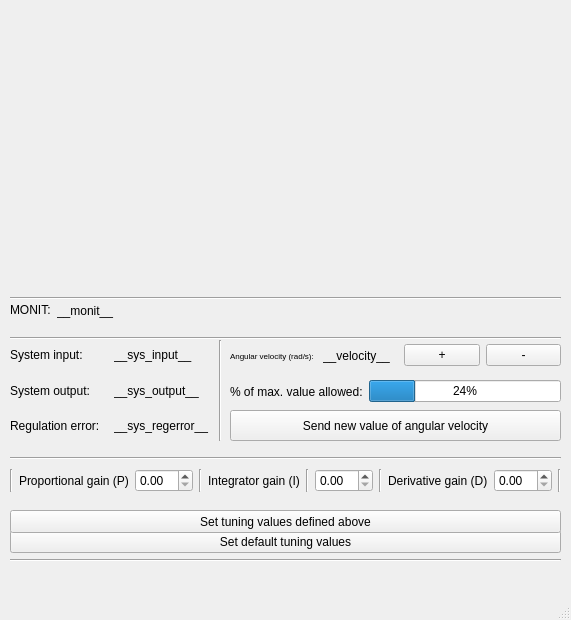
<?xml version="1.0" encoding="UTF-8"?>
<ui version="4.0">
 <class>MainWindow</class>
 <widget class="QMainWindow" name="MainWindow">
  <property name="geometry">
   <rect>
    <x>0</x>
    <y>0</y>
    <width>571</width>
    <height>620</height>
   </rect>
  </property>
  <property name="sizePolicy">
   <sizepolicy hsizetype="MinimumExpanding" vsizetype="MinimumExpanding">
    <horstretch>0</horstretch>
    <verstretch>0</verstretch>
   </sizepolicy>
  </property>
  <property name="windowTitle">
   <string>MPS Lab - Motor control and control data visualisation app</string>
  </property>
  <widget class="QWidget" name="centralwidget">
   <property name="sizePolicy">
    <sizepolicy hsizetype="MinimumExpanding" vsizetype="MinimumExpanding">
     <horstretch>0</horstretch>
     <verstretch>0</verstretch>
    </sizepolicy>
   </property>
   <widget class="QWidget" name="gridLayoutWidget">
    <property name="geometry">
     <rect>
      <x>10</x>
      <y>340</y>
      <width>201</width>
      <height>101</height>
     </rect>
    </property>
    <layout class="QGridLayout" name="reg_quality">
     <item row="2" column="0">
      <widget class="QLabel" name="label_sys_in">
       <property name="text">
        <string>System input:</string>
       </property>
      </widget>
     </item>
     <item row="2" column="1">
      <widget class="QLabel" name="var_sysin">
       <property name="text">
        <string>__sys_input__</string>
       </property>
      </widget>
     </item>
     <item row="3" column="0">
      <widget class="QLabel" name="label_sys_out">
       <property name="text">
        <string>System output:</string>
       </property>
      </widget>
     </item>
     <item row="3" column="1">
      <widget class="QLabel" name="var_sysout">
       <property name="text">
        <string>__sys_output__</string>
       </property>
      </widget>
     </item>
     <item row="4" column="1">
      <widget class="QLabel" name="var_regerror">
       <property name="text">
        <string>__sys_regerror__</string>
       </property>
      </widget>
     </item>
     <item row="4" column="0">
      <widget class="QLabel" name="label_reg_error">
       <property name="text">
        <string>Regulation error:</string>
       </property>
      </widget>
     </item>
    </layout>
   </widget>
   <widget class="QWidget" name="gridLayoutWidget_2">
    <property name="geometry">
     <rect>
      <x>10</x>
      <y>460</y>
      <width>551</width>
      <height>41</height>
     </rect>
    </property>
    <layout class="QGridLayout" name="tuning">
     <item row="0" column="0">
      <widget class="Line" name="line_13">
       <property name="orientation">
        <enum>Qt::Vertical</enum>
       </property>
      </widget>
     </item>
     <item row="0" column="2">
      <widget class="QDoubleSpinBox" name="var_spinbox_P"/>
     </item>
     <item row="0" column="6">
      <widget class="QDoubleSpinBox" name="var_spinbox_I"/>
     </item>
     <item row="0" column="3">
      <widget class="Line" name="line_10">
       <property name="orientation">
        <enum>Qt::Vertical</enum>
       </property>
      </widget>
     </item>
     <item row="0" column="8">
      <widget class="QLabel" name="label_D">
       <property name="text">
        <string>Derivative gain (D)</string>
       </property>
      </widget>
     </item>
     <item row="0" column="1">
      <widget class="QLabel" name="label_P">
       <property name="text">
        <string>Proportional gain (P)</string>
       </property>
      </widget>
     </item>
     <item row="0" column="4">
      <widget class="QLabel" name="label_I">
       <property name="text">
        <string>Integrator gain (I)</string>
       </property>
      </widget>
     </item>
     <item row="0" column="9">
      <widget class="QDoubleSpinBox" name="var_spinbox_D"/>
     </item>
     <item row="0" column="7">
      <widget class="Line" name="line_12">
       <property name="orientation">
        <enum>Qt::Vertical</enum>
       </property>
      </widget>
     </item>
     <item row="0" column="5">
      <widget class="Line" name="line_11">
       <property name="orientation">
        <enum>Qt::Vertical</enum>
       </property>
      </widget>
     </item>
     <item row="0" column="10">
      <widget class="Line" name="line_14">
       <property name="orientation">
        <enum>Qt::Vertical</enum>
       </property>
      </widget>
     </item>
    </layout>
   </widget>
   <widget class="QPushButton" name="button_send_default_tuning">
    <property name="geometry">
     <rect>
      <x>10</x>
      <y>530</y>
      <width>551</width>
      <height>23</height>
     </rect>
    </property>
    <property name="text">
     <string>Set default tuning values</string>
    </property>
   </widget>
   <widget class="QPushButton" name="button_send_custom_tuning">
    <property name="geometry">
     <rect>
      <x>10</x>
      <y>510</y>
      <width>551</width>
      <height>23</height>
     </rect>
    </property>
    <property name="text">
     <string>Set tuning values defined above</string>
    </property>
   </widget>
   <widget class="QPushButton" name="button_send_velocity_update">
    <property name="geometry">
     <rect>
      <x>230</x>
      <y>410</y>
      <width>331</width>
      <height>31</height>
     </rect>
    </property>
    <property name="text">
     <string>Send new value of angular velocity</string>
    </property>
   </widget>
   <widget class="Line" name="line_2">
    <property name="geometry">
     <rect>
      <x>10</x>
      <y>450</y>
      <width>551</width>
      <height>16</height>
     </rect>
    </property>
    <property name="orientation">
     <enum>Qt::Horizontal</enum>
    </property>
   </widget>
   <widget class="Line" name="line_5">
    <property name="geometry">
     <rect>
      <x>210</x>
      <y>340</y>
      <width>20</width>
      <height>101</height>
     </rect>
    </property>
    <property name="orientation">
     <enum>Qt::Vertical</enum>
    </property>
   </widget>
   <widget class="Line" name="line_6">
    <property name="geometry">
     <rect>
      <x>10</x>
      <y>330</y>
      <width>551</width>
      <height>16</height>
     </rect>
    </property>
    <property name="orientation">
     <enum>Qt::Horizontal</enum>
    </property>
   </widget>
   <widget class="Line" name="line_9">
    <property name="geometry">
     <rect>
      <x>10</x>
      <y>550</y>
      <width>551</width>
      <height>20</height>
     </rect>
    </property>
    <property name="orientation">
     <enum>Qt::Horizontal</enum>
    </property>
   </widget>
   <widget class="QWidget" name="horizontalLayoutWidget">
    <property name="geometry">
     <rect>
      <x>230</x>
      <y>340</y>
      <width>331</width>
      <height>31</height>
     </rect>
    </property>
    <layout class="QHBoxLayout" name="velocity_adjustment">
     <item>
      <widget class="QLabel" name="label_velocity">
       <property name="font">
        <font>
         <pointsize>6</pointsize>
        </font>
       </property>
       <property name="text">
        <string>Angular velocity (rad/s): </string>
       </property>
      </widget>
     </item>
     <item>
      <widget class="QLabel" name="var_velocity">
       <property name="text">
        <string>__velocity__</string>
       </property>
      </widget>
     </item>
     <item>
      <widget class="QPushButton" name="button_velocity_plus">
       <property name="sizePolicy">
        <sizepolicy hsizetype="Ignored" vsizetype="Fixed">
         <horstretch>0</horstretch>
         <verstretch>0</verstretch>
        </sizepolicy>
       </property>
       <property name="text">
        <string>+</string>
       </property>
      </widget>
     </item>
     <item>
      <widget class="QPushButton" name="button_velocity_minus">
       <property name="sizePolicy">
        <sizepolicy hsizetype="Ignored" vsizetype="Fixed">
         <horstretch>0</horstretch>
         <verstretch>0</verstretch>
        </sizepolicy>
       </property>
       <property name="text">
        <string>-</string>
       </property>
      </widget>
     </item>
    </layout>
   </widget>
   <widget class="QWidget" name="horizontalLayoutWidget_2">
    <property name="geometry">
     <rect>
      <x>230</x>
      <y>380</y>
      <width>331</width>
      <height>23</height>
     </rect>
    </property>
    <layout class="QHBoxLayout" name="velocity_range_monit">
     <item>
      <widget class="QLabel" name="label_percentage_bar">
       <property name="text">
        <string>% of max. value allowed:</string>
       </property>
      </widget>
     </item>
     <item>
      <widget class="QProgressBar" name="var_progressbar">
       <property name="sizePolicy">
        <sizepolicy hsizetype="Expanding" vsizetype="Fixed">
         <horstretch>0</horstretch>
         <verstretch>0</verstretch>
        </sizepolicy>
       </property>
       <property name="value">
        <number>24</number>
       </property>
       <property name="alignment">
        <set>Qt::AlignRight|Qt::AlignTrailing|Qt::AlignVCenter</set>
       </property>
       <property name="textVisible">
        <bool>true</bool>
       </property>
      </widget>
     </item>
    </layout>
   </widget>
   <widget class="QWidget" name="horizontalLayoutWidget_3">
    <property name="geometry">
     <rect>
      <x>10</x>
      <y>300</y>
      <width>551</width>
      <height>21</height>
     </rect>
    </property>
    <layout class="QHBoxLayout" name="operation_state">
     <item>
      <widget class="QLabel" name="label_monit">
       <property name="sizePolicy">
        <sizepolicy hsizetype="Fixed" vsizetype="Fixed">
         <horstretch>0</horstretch>
         <verstretch>0</verstretch>
        </sizepolicy>
       </property>
       <property name="layoutDirection">
        <enum>Qt::LeftToRight</enum>
       </property>
       <property name="text">
        <string>MONIT:</string>
       </property>
      </widget>
     </item>
     <item>
      <widget class="QLabel" name="var_monit">
       <property name="layoutDirection">
        <enum>Qt::LeftToRight</enum>
       </property>
       <property name="text">
        <string>__monit__</string>
       </property>
      </widget>
     </item>
    </layout>
   </widget>
   <widget class="Line" name="line_7">
    <property name="geometry">
     <rect>
      <x>10</x>
      <y>290</y>
      <width>551</width>
      <height>16</height>
     </rect>
    </property>
    <property name="orientation">
     <enum>Qt::Horizontal</enum>
    </property>
   </widget>
   <widget class="QWidget" name="horizontalLayoutWidget_4">
    <property name="geometry">
     <rect>
      <x>20</x>
      <y>20</y>
      <width>521</width>
      <height>251</height>
     </rect>
    </property>
    <layout class="QHBoxLayout" name="horizontalLayout"/>
   </widget>
  </widget>
  <widget class="QStatusBar" name="statusbar"/>
  <widget class="QMenuBar" name="menubar">
   <property name="geometry">
    <rect>
     <x>0</x>
     <y>0</y>
     <width>571</width>
     <height>21</height>
    </rect>
   </property>
  </widget>
 </widget>
 <resources/>
 <connections/>
</ui>
